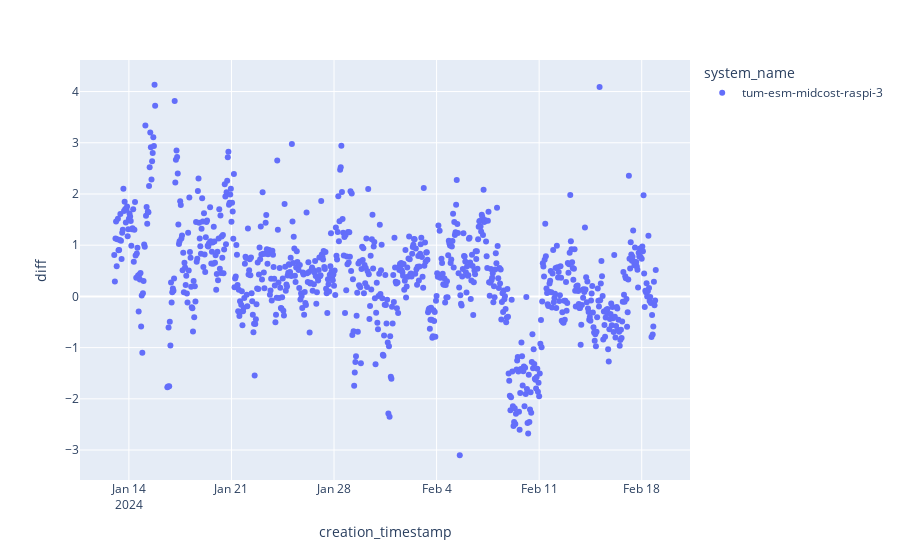

The notebook cell this image was saved under:
### Code cell
# Quality Check

from datetime import datetime, timezone

start = datetime(2024, 1, 13, 0, 0, 0).replace(tzinfo=timezone.utc)
end = datetime(2024, 2, 18, 23, 59, 59).replace(tzinfo=timezone.utc)

df_temp = df_dry_corrected_1h.filter(pl.col("system_id") == 3).filter(pl.col("creation_timestamp").is_between(start, end))

print(df_temp.select("diff").mean())

fig = px.scatter(df_temp, x="creation_timestamp", y = "diff", color = "system_name")
fig.show()

### Figure 1 — Plotly figure (JSON) as saved in the notebook; plotly's stock layout.template omitted (floating-point values rounded to 4 significant figures; data arrays with more than 128 entries replaced by an {"elided": "..."} marker saying what was removed)
{"data": [{"hovertemplate": "system_name=tum-esm-midcost-raspi-3<br>creation_timestamp=%{x}<br>diff=%{y}<extra></extra>", "legendgroup": "tum-esm-midcost-raspi-3", "marker": {"color": "#636efa", "symbol": "circle"}, "mode": "markers", "name": "tum-esm-midcost-raspi-3", "orientation": "v", "showlegend": true, "type": "scatter", "x": {"elided": "877 str values"}, "xaxis": "x", "y": {"elided": "877 float values"}, "yaxis": "y"}], "layout": {"legend": {"title": {"text": "system_name"}, "tracegroupgap": 0}, "margin": {"t": 60}, "xaxis": {"anchor": "y", "domain": [0, 1], "title": {"text": "creation_timestamp"}}, "yaxis": {"anchor": "x", "domain": [0, 1], "title": {"text": "diff"}}}}
